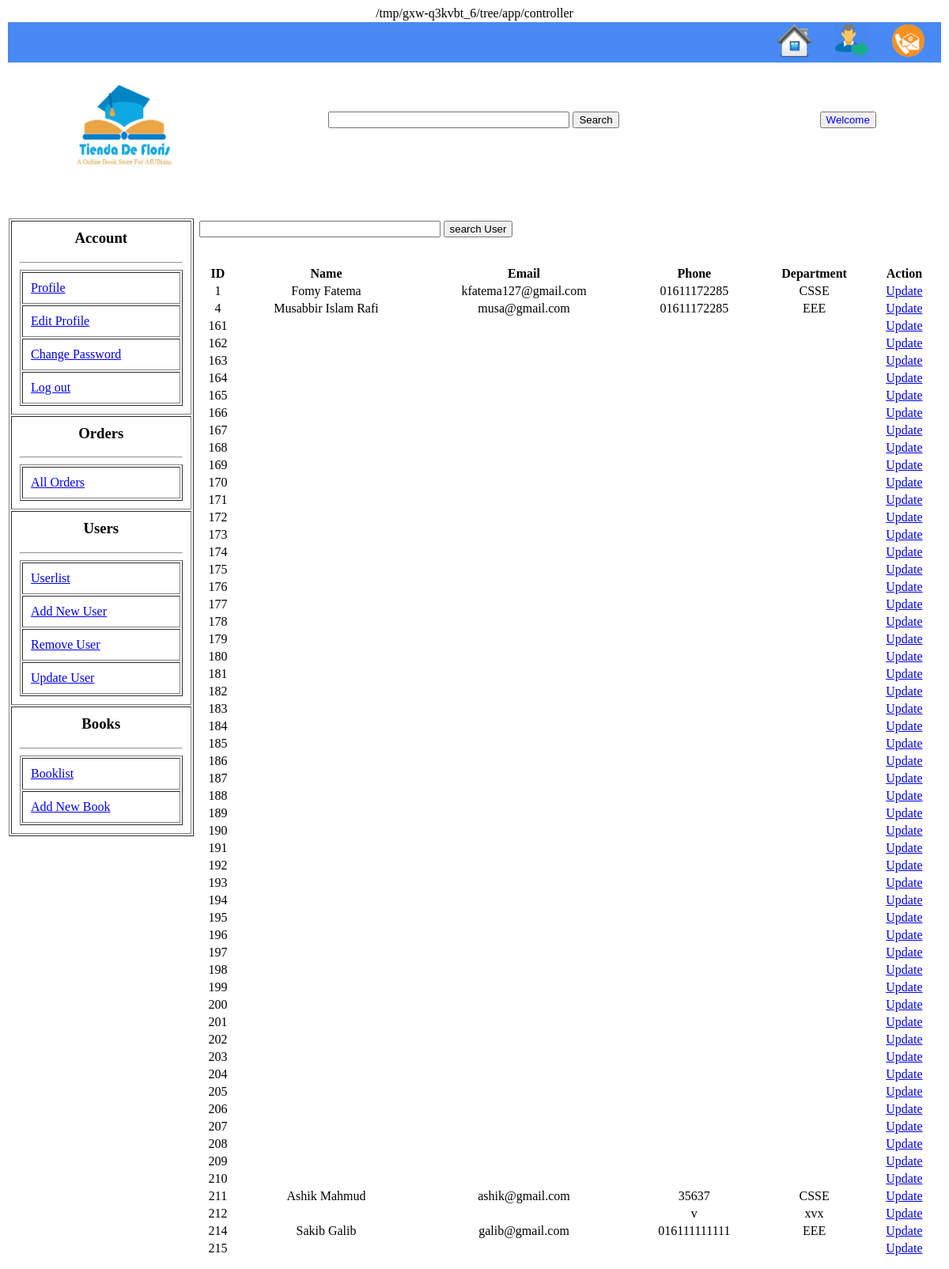
The app's page /app/controller/Admin/searchForUpdate.php, older data.
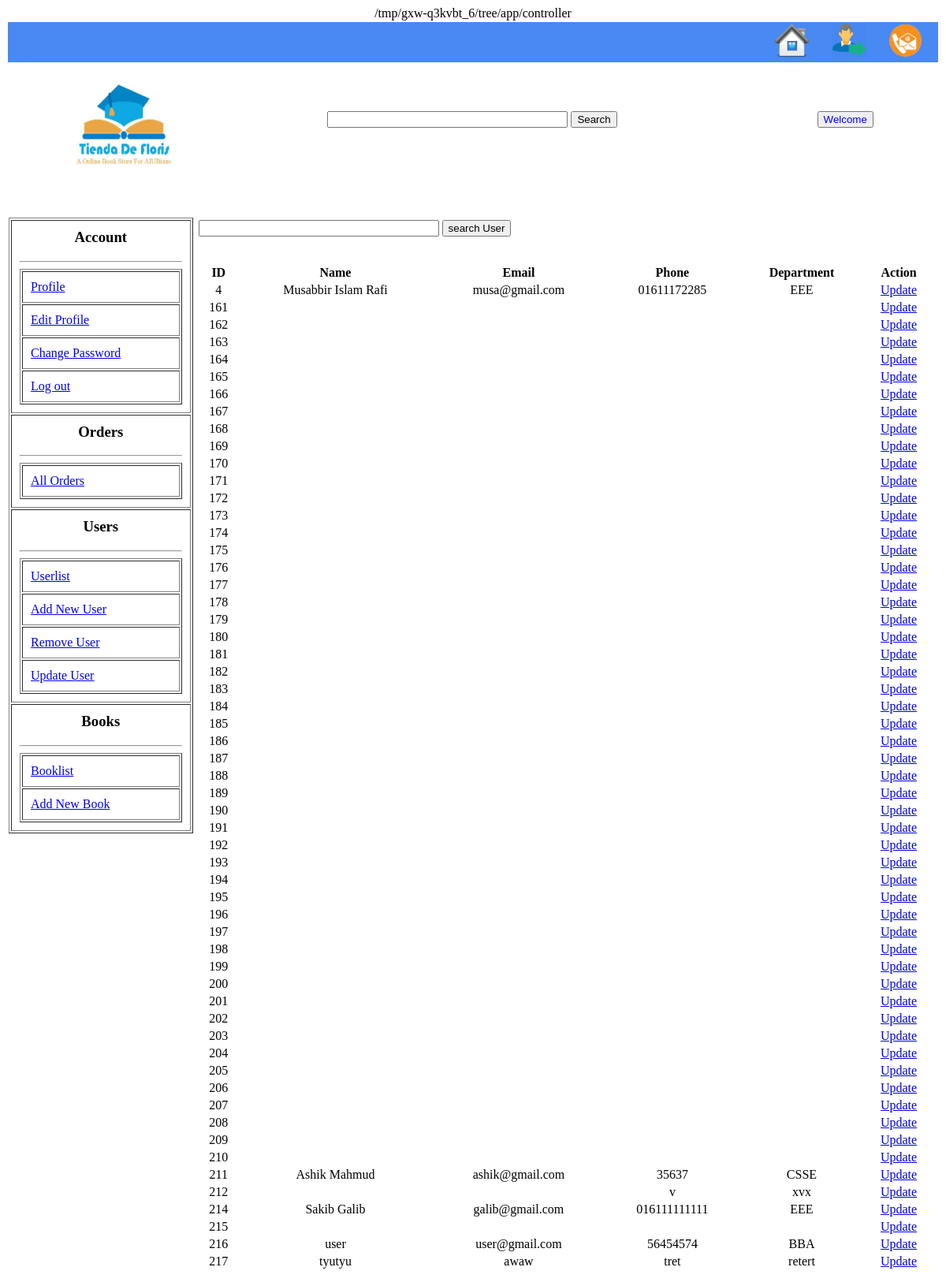
The same page, newer data.
### tables this page shows
CREATE TABLE `user` (
  `USER_ID` int(255) NOT NULL,
  `NAME` varchar(255) NOT NULL,
  `EMAIL` varchar(255) NOT NULL,
  `PHONE` varchar(255) NOT NULL,
  `DEPARTMENT` varchar(255) NOT NULL,
  `GENDER` varchar(255) NOT NULL,
  `DOB` varchar(255) NOT NULL,
  `PASSWORD` varchar(255) NOT NULL,
  `STATUS` varchar(255) NOT NULL
);

### data/data_access.php (called while the page is built, shortened)
<?php
    $host="localhost";
    $user="root";
    $pass="";
    $dbname="BookStore_DB";
    function executeSQL($sql){
        global $host, $user, $pass, $dbname, $port;
        $link=mysqli_connect($host, $user, $pass, $dbname);
		if($link){
			$result = mysqli_query($link, $sql);
		}
		else
			echo "NOT Connected";
        return $result;
    }
?>

### data/person_data_access.php (called while the page is built, shortened)
<?php include(dirname(__DIR__).'/data/data_access.php'); ?>
<?php
	function searchUserFromDb($string){
        $sql = "SELECT * FROM user where USER_ID LIKE '%$string%' or NAME Like '%$string%' or EMAIL LIKE '%$string%' or PHONE like '%$string%' or DEPARTMENT LIKE '%$string%' ";
        $result = executeSQL($sql);
        $persons = array();
        for($i=0; $row=mysqli_fetch_assoc($result); ++$i){
            $persons[$i] = $row;
        }
        return $persons;
    }
?>

### service/person.php (called while the page is built, shortened)
<?php dirname(__DIR__); include(dirname(__DIR__).'/data/person_data_access.php');?>
<?php
	function searchUser($string){
        return searchUserFromDb($string);
    }
?>

### app/controller/Admin/searchForUpdate.php (the view, shortened to what this page needs)
<?php
include(dirname(__DIR__).'/../../Service/person.php');
$string=$_REQUEST['string'];
$fetch=searchUser($string);
if($fetch!=NULL){
	?>
	<?php
include(realpath("view/header.php"));
?>
<html>
	<head>
	</head>
	<body>
		<table border="0" width="100%">
			<tr valign="top">
				<td width="20%">
					<?php include("view/sidebar.php");?>
				</td>
				<td>
		<table align="center" width="100%">
			<tr>
				<td ><form action="searchForUpdate.php?k=1&">
							<input type="text" height="31"  size="35" id="searchBox" name="string"/>
							<input type="submit" value="search User"/>
					</form>
					<br/>
					  <table  width="100%">
						<tr>
						<th>ID</th>
						<th>Name</th>
						<th>Email</th>
						<th>Phone</th>
						<th>Department</th>
						<th>Action</th>
						</tr>
						<?php
						foreach($fetch as $user){
						?>
						<tr align="center">
						<td><?php echo $user['USER_ID'];?></td>
						<td><?php echo $user['NAME'];?></td>
						<td><?php echo $user['EMAIL'];?></td>
						<td><?php echo $user['PHONE'];?></td>
						<td><?php echo $user['DEPARTMENT'];?></td>
						<td><a href="update.php?m=<?php echo $user['USER_ID'];?>">Update</a></td>
						</tr>
						<?php } ?>
					  </table>
				</td>
				</td>
			</tr>
	</body>
</html>
	<?php
}
else{
	?>
	<script type="text/javascript">
		window.location.href = '/project/main/app/controller/Admin/removeUser.php?x=1';
		</script>
	<?php
}
?>

Row changes from the older to the newer data that the page shows:
removed user: USER_ID "1", NAME "Fomy Fatema", EMAIL "kfatema127@gmail.com", PHONE "01611172285", DEPARTMENT "CSSE"
added user: USER_ID "216", NAME "user", EMAIL "user@gmail.com", PHONE "56454574", DEPARTMENT "BBA"
added user: USER_ID "217", NAME "tyutyu", EMAIL "awaw", PHONE "tret", DEPARTMENT "retert"
